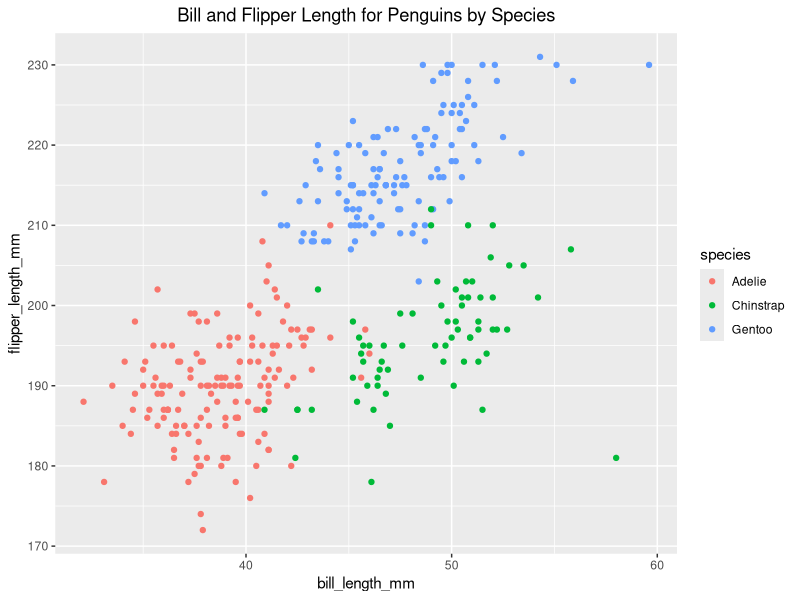
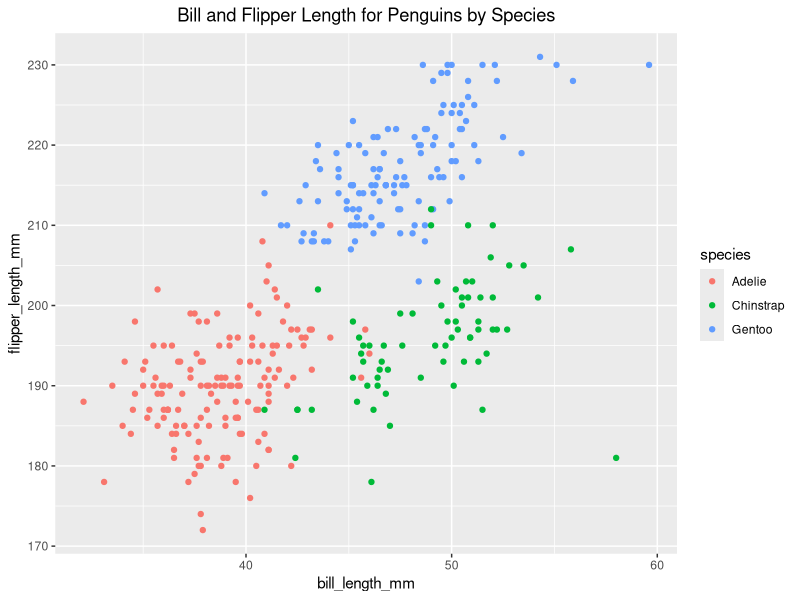

These charts were generated, in order, by the following R code:
## ---- chunk 1
library(tidyverse)
## ---- chunk 2
prob1_df =
  tibble(
    samp = rnorm(10),
    samp_gt_0 = samp > 0,
    char_vec = c("a", "b", "c", "d", "e", "f", "g", "h", "i", "j"),
    factor_vec = factor(c("low", "low", "low", "mod", "mod", "mod", " mod", "high", "high", "high"))
  )
## ---- chunk 3
mean(pull(prob1_df, samp))
mean(pull(prob1_df, samp_gt_0))
mean(pull(prob1_df, char_vec))
mean(pull(prob1_df, factor_vec))
## ---- chunk 4
as.numeric((pull(prob1_df, samp_gt_0))) * pull(prob1_df, samp)
as.factor((pull(prob1_df, samp_gt_0))) * pull(prob1_df, samp)
## ---- chunk 5
data("penguins", package = "palmerpenguins")
## ---- chunk 6
ggplot(penguins, aes (x = bill_length_mm, y = flipper_length_mm, color = species)) + geom_point() + ggtitle("Bill and Flipper Length for Penguins by Species") + theme(plot.title = element_text(hjust = 0.5))

ggsave("scatterplot_penguin.pdf")
